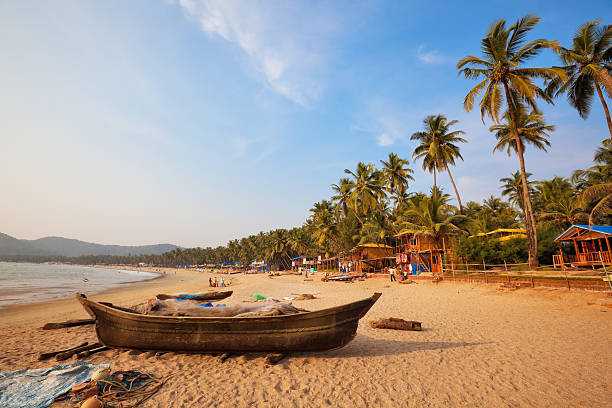
#> input picture OpenCV/Techniques of Image processing/Image arithmetics and bitwise operations/image1.jpg, 612 x 408 px, found by its file name
$ python splitting_and_merging.py
#> lines starting #> are read from the running program, lines starting #| are printed output that depends on the picture
# -*- coding: utf-8 -*-
"""
Created on Sat Oct 31 21:31:47 2020

@author: elton
"""

from __future__ import print_function
import cv2
import matplotlib.pyplot as plt
import numpy as np

image1_path=(r'C:/Users/elton/Documents/Computer Vision/Building computer vision applications using ANN/Techniques of image processing/Image arithmetics and bitwise operations/image1.jpg')
image1=cv2.imread(image1_path)
#> image1 is the input picture: shape (408, 612, 3); mean B, G, R 141.3, 149.9, 160.5
image1=cv2.cvtColor(image1, cv2.COLOR_BGR2RGB)
plt.imshow(image1)

#split images into component colors
(r, g, b)=cv2.split(image1)
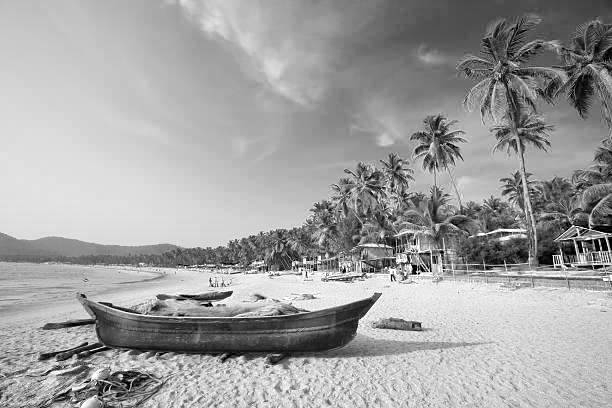
#> r: shape (408, 612); min 0, max 255, mean 160.5
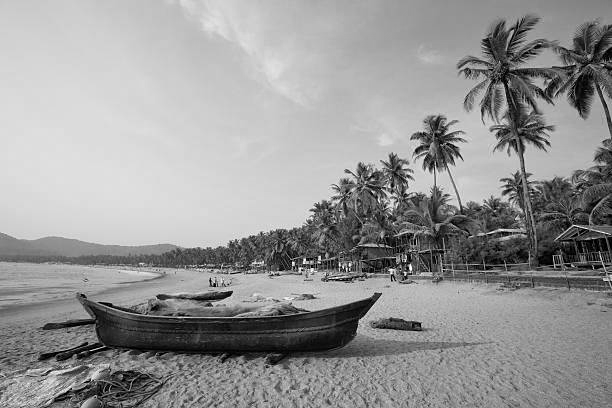
#> g: shape (408, 612); min 0, max 255, mean 149.9
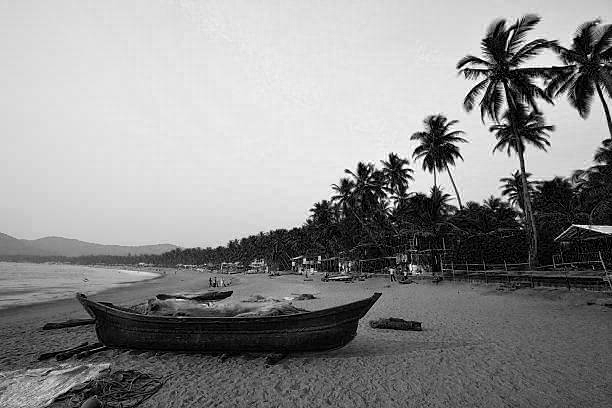
#> b: shape (408, 612); min 0, max 255, mean 141.3

#show the blue image
plt.imshow(b)

#show the red image
plt.imshow(r)

#show the green image
plt.imshow(g)

merged=cv2.merge([r, g, b])
plt.imshow(merged)
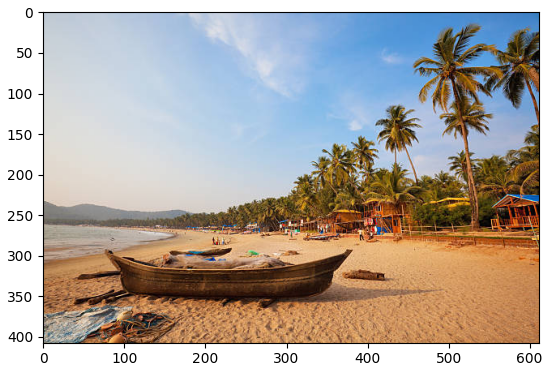
#> figure drawn by matplotlib, 1 panel

$ run again, with OpenCV/Techniques of Image processing/Image arithmetics and bitwise operations/image2.jpg copied over OpenCV/Techniques of Image processing/Image arithmetics and bitwise operations/image1.jpg
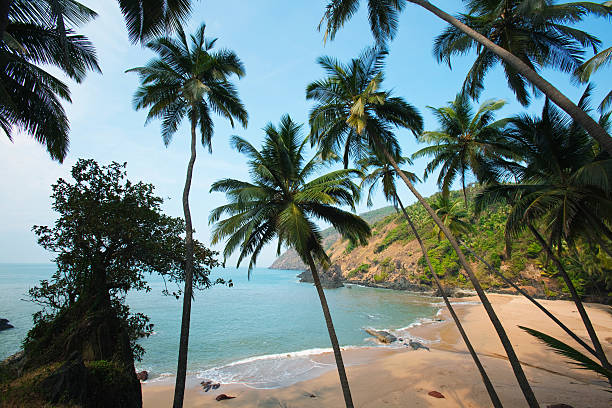
#> input picture OpenCV/Techniques of Image processing/Image arithmetics and bitwise operations/image2.jpg, 612 x 408 px, found by its file name
#> image1 is the input picture: shape (408, 612, 3); mean B, G, R 122.5, 124.5, 106.9
#> `(r, g, b)=cv2.split(image1)`:
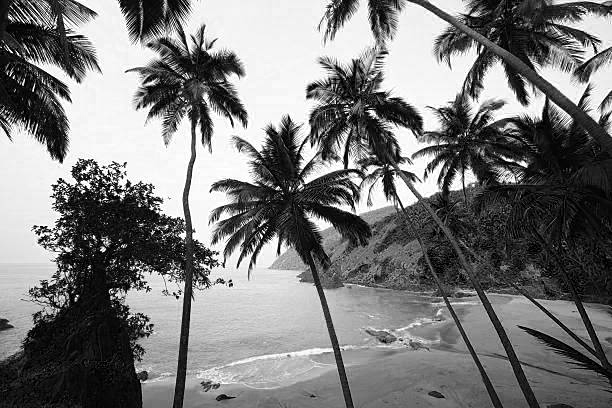
#> b: shape (408, 612); min 0, max 255, mean 122.5
#> `plt.imshow(merged)`:
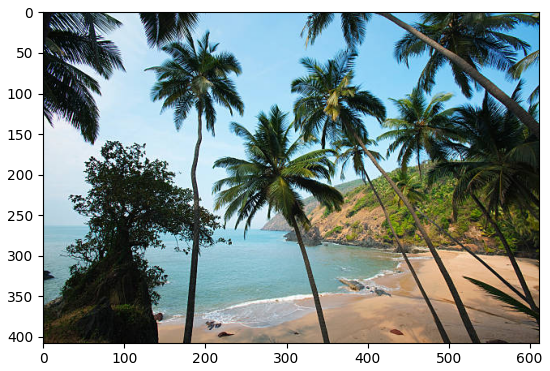
#> figure drawn by matplotlib, 1 panel
